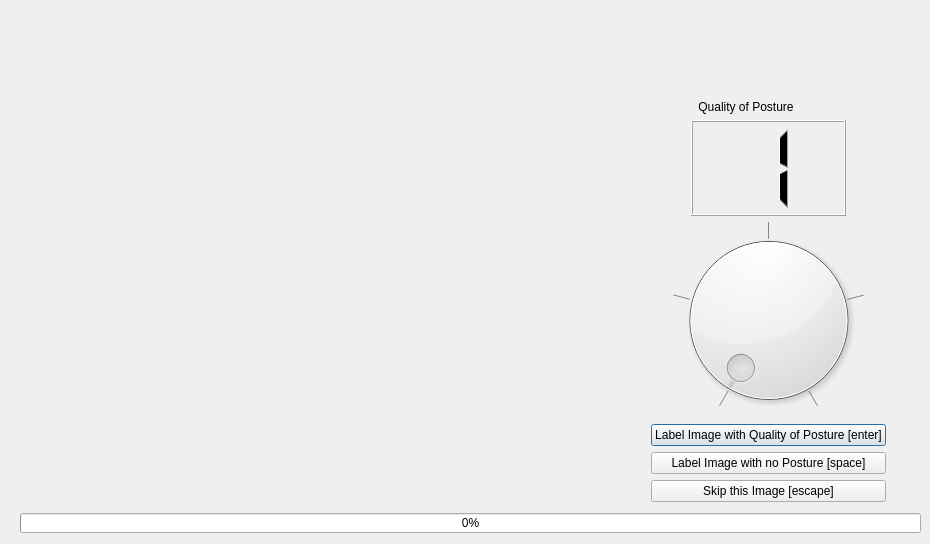
<?xml version="1.0" encoding="UTF-8"?>
<ui version="4.0">
 <class>Dialog</class>
 <widget class="QDialog" name="Dialog">
  <property name="geometry">
   <rect>
    <x>0</x>
    <y>0</y>
    <width>930</width>
    <height>544</height>
   </rect>
  </property>
  <property name="sizePolicy">
   <sizepolicy hsizetype="Fixed" vsizetype="Fixed">
    <horstretch>0</horstretch>
    <verstretch>0</verstretch>
   </sizepolicy>
  </property>
  <property name="windowTitle">
   <string>Image Labeler</string>
  </property>
  <property name="toolTip">
   <string>This Dialog can be used to label the quality of human poses in images.</string>
  </property>
  <property name="toolTipDuration">
   <number>10</number>
  </property>
  <property name="modal">
   <bool>true</bool>
  </property>
  <widget class="QWidget" name="horizontalLayoutWidget">
   <property name="geometry">
    <rect>
     <x>20</x>
     <y>20</y>
     <width>866</width>
     <height>482</height>
    </rect>
   </property>
   <layout class="QHBoxLayout" name="horizontalLayout">
    <item>
     <widget class="QLabel" name="frame_label">
      <property name="minimumSize">
       <size>
        <width>640</width>
        <height>480</height>
       </size>
      </property>
      <property name="text">
       <string/>
      </property>
     </widget>
    </item>
    <item>
     <layout class="QVBoxLayout" name="verticalLayout">
      <item>
       <layout class="QHBoxLayout" name="horizontalLayout_2">
        <item>
         <spacer name="horizontalSpacer">
          <property name="orientation">
           <enum>Qt::Horizontal</enum>
          </property>
          <property name="sizeType">
           <enum>QSizePolicy::Fixed</enum>
          </property>
          <property name="sizeHint" stdset="0">
           <size>
            <width>40</width>
            <height>20</height>
           </size>
          </property>
         </spacer>
        </item>
        <item>
         <layout class="QVBoxLayout" name="verticalLayout_2">
          <item>
           <spacer name="verticalSpacer">
            <property name="orientation">
             <enum>Qt::Vertical</enum>
            </property>
            <property name="sizeType">
             <enum>QSizePolicy::Fixed</enum>
            </property>
            <property name="sizeHint" stdset="0">
             <size>
              <width>20</width>
              <height>80</height>
             </size>
            </property>
           </spacer>
          </item>
          <item>
           <widget class="QLabel" name="label">
            <property name="sizePolicy">
             <sizepolicy hsizetype="Fixed" vsizetype="Fixed">
              <horstretch>0</horstretch>
              <verstretch>0</verstretch>
             </sizepolicy>
            </property>
            <property name="minimumSize">
             <size>
              <width>110</width>
              <height>0</height>
             </size>
            </property>
            <property name="layoutDirection">
             <enum>Qt::LeftToRight</enum>
            </property>
            <property name="text">
             <string>Quality of Posture</string>
            </property>
            <property name="textFormat">
             <enum>Qt::RichText</enum>
            </property>
            <property name="alignment">
             <set>Qt::AlignHCenter|Qt::AlignTop</set>
            </property>
           </widget>
          </item>
          <item>
           <widget class="QLCDNumber" name="lcdNumber">
            <property name="digitCount">
             <number>1</number>
            </property>
            <property name="intValue" stdset="0">
             <number>1</number>
            </property>
           </widget>
          </item>
         </layout>
        </item>
        <item>
         <spacer name="horizontalSpacer_2">
          <property name="orientation">
           <enum>Qt::Horizontal</enum>
          </property>
          <property name="sizeType">
           <enum>QSizePolicy::Fixed</enum>
          </property>
          <property name="sizeHint" stdset="0">
           <size>
            <width>40</width>
            <height>20</height>
           </size>
          </property>
         </spacer>
        </item>
       </layout>
      </item>
      <item>
       <widget class="QDial" name="dial">
        <property name="toolTip">
         <string>&lt;html&gt;&lt;head/&gt;&lt;body&gt;&lt;p&gt;&lt;span style=&quot; font-size:18pt;&quot;&gt;&lt;br/&gt;0-100 quality of Pose 100=good&lt;/span&gt;&lt;/p&gt;&lt;/body&gt;&lt;/html&gt;</string>
        </property>
        <property name="toolTipDuration">
         <number>5</number>
        </property>
        <property name="minimum">
         <number>1</number>
        </property>
        <property name="maximum">
         <number>5</number>
        </property>
        <property name="pageStep">
         <number>1</number>
        </property>
        <property name="orientation">
         <enum>Qt::Horizontal</enum>
        </property>
        <property name="notchesVisible">
         <bool>true</bool>
        </property>
       </widget>
      </item>
      <item>
       <widget class="QPushButton" name="set_label_button">
        <property name="text">
         <string>Label Image with Quality of Posture [enter]</string>
        </property>
       </widget>
      </item>
      <item>
       <widget class="QPushButton" name="set_label_button_no_posture">
        <property name="text">
         <string>Label Image with no Posture [space]</string>
        </property>
       </widget>
      </item>
      <item>
       <widget class="QPushButton" name="skip_button">
        <property name="text">
         <string>Skip this Image [escape]</string>
        </property>
       </widget>
      </item>
     </layout>
    </item>
   </layout>
  </widget>
  <widget class="QProgressBar" name="progressBar">
   <property name="geometry">
    <rect>
     <x>20</x>
     <y>513</y>
     <width>901</width>
     <height>20</height>
    </rect>
   </property>
   <property name="value">
    <number>0</number>
   </property>
  </widget>
 </widget>
 <resources/>
 <connections/>
</ui>
